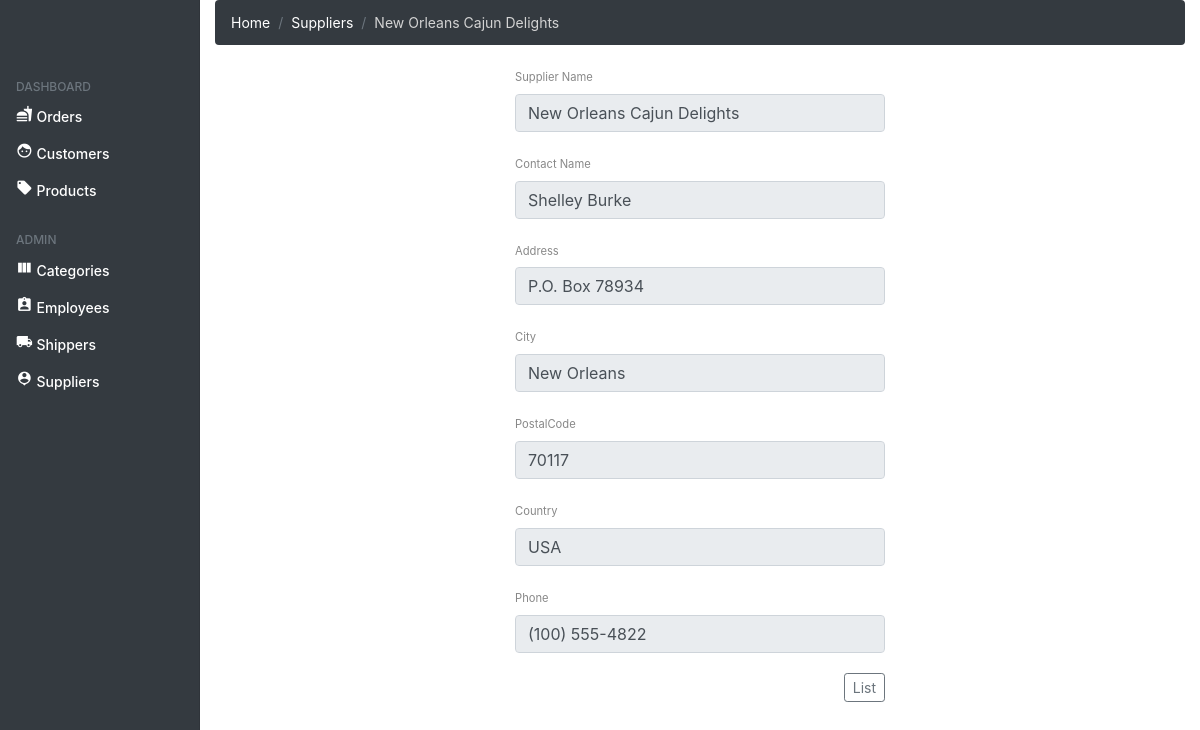
The app's page /views/suppliers/read.php?id=2 with its own data.
### tables this page shows
CREATE TABLE Suppliers (
	SupplierID INT(6) UNSIGNED NOT NULL AUTO_INCREMENT PRIMARY KEY, 
    SupplierName VARCHAR(200) NOT NULL,
    ContactName VARCHAR(200) NOT NULL,
    Address VARCHAR(200) NOT NULL,
    City VARCHAR(50) NOT NULL,
    PostalCode VARCHAR(20) NOT NULL,
    Country VARCHAR(50) NOT NULL,
    Phone VARCHAR(20) NOT NULL
);

### views/suppliers/read.php (the view, shortened to what this page needs)
<!DOCTYPE html>
<html>
    <body>
        <?php
            $currentPage = "read";
            $id = isset($_GET['id']) ? $_GET['id'] : die('ERROR: Record ID not found.');
            include_once "../../nav.php";
            include '../../confi/database.php';
            try {
                $query = "SELECT SupplierID, SupplierName, ContactName, Address, City, PostalCode, Country, Phone FROM Suppliers WHERE SupplierID = ? LIMIT 0,1";
                $stmt = $con->prepare($query);
                $stmt->bindParam(1, $id);
                $stmt->execute();
                $row = $stmt->fetch(PDO::FETCH_ASSOC);
                $supplierName = utf8_encode($row['SupplierName']);
                $contactName = utf8_encode($row['ContactName']);
                $address = utf8_encode($row['Address']);
                $city = utf8_encode($row['City']);
                $postalCode = utf8_encode($row['PostalCode']);
                $country = utf8_encode($row['Country']);
                $phone = $row['Phone'];
            } catch (PDOException $exception) {
                die('ERROR: ' . $exception->getMessage());
            }
            include_once "./breadcrumb.php.inc";
        ?>
        <div class="offset-md-5 col-md-4">
            <div class="row">
                <div class="col-md-12">
                    <label for="supplierName">Supplier Name</label>
                    <input type="text" name="supplierName" class="form-control" value="<?php echo $supplierName ?>" disabled />
                </div>
            </div>
            <div class="row">
                <div class="col-md-12">
                    <label for="contactName">Contact Name</label>
                    <input type="text" name="contactName" class="form-control" value="<?php echo $contactName ?>" disabled />
                </div>
            </div>
            <div class="row">
                <div class="col-md-12">
                    <label for="address">Address</label>
                    <input type="text" name="address" class="form-control" value="<?php echo $address ?>" disabled />
                </div>
            </div>
            <div class="row">
                <div class="col-md-12">
                    <label for="city">City</label>
                    <input type="text" name="city" class="form-control" value="<?php echo $city ?>" disabled />
                </div>
            </div>
            <div class="row">
                <div class="col-md-12">
                    <label for="postalCode">PostalCode</label>
                    <input type="text" name="postalCode" class="form-control" value="<?php echo $postalCode ?>" disabled />
                </div>
            </div>
            <div class="row">
                <div class="col-md-12">
                    <label for="country">Country</label>
                    <input type="text" name="country" class="form-control" value="<?php echo $country ?>" disabled />
                </div>
            </div>
            <div class="row">
                <div class="col-md-12">
                    <label for="phone">Phone</label>
                    <input type="tel" name="phone" class="form-control" value="<?php echo $phone ?>" disabled />
                </div>
            </div>
            <div class="row">
                <div class="col-md-12 text-right">
                    <a class="btn btn-outline-secondary btn-sm" href="./index.php">List</a>
                </div>
            </div>
        </div>
    </body>
</html>

### views/suppliers/breadcrumb.php.inc
<div class="offset-md-2 col-md-10">
    <nav aria-label="breadcrumb">
        <ol class="breadcrumb">
            <li class="breadcrumb-item"><a href="../../index.php">Home</a></li>
            <li class="breadcrumb-item"><a href="./index.php">Suppliers</a></li>
            <?php
                if($currentPage != "index")
                    echo "<li class='breadcrumb-item active' aria-current='page'>".($supplierName != "" ? $supplierName : "New Supplier")."</li>";
            ?>
        </ol>
    </nav>
</div>

### commons/style.css (style rules this page uses)
body { font-size: .875rem; }
.breadcrumb { background-color: #343a40 !important; }
.breadcrumb-item a { color: #fff !important; }
.breadcrumb-item.active { color: lightgray !important; }
.row { margin-top: 20px !important; }
label { font-size: 0.8em; color: #888 !important; }
.btn { line-height: 1.4 !important; }

### records on screen
suppliers: SupplierName "New Orleans Cajun Delights", supplierName "New Orleans Cajun Delights", contactName "Shelley Burke", address "P.O. Box 78934", city "New Orleans", postalCode "70117", country "USA", phone "(100) 555-4822"
